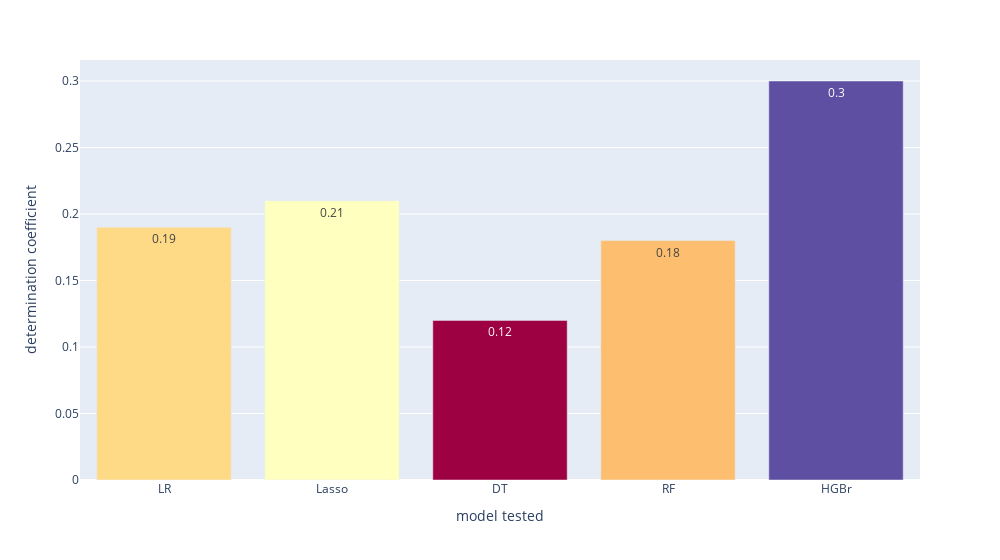

Here is the notebook cell this chart was saved with:
### Code cell
ps = px.bar(x="simple_name", y = "Score", data_frame=desc.loc[desc["Target"] == "Growth",:],
             labels={"simple_name":"model tested", "Score":"determination coefficient"},
             category_orders={"simple_name": ["LR", "Lasso", "DT", "RF", "HGBr"]},
             hover_data=['Score'], color='Score', color_continuous_scale='Spectral',
             text_auto=True, width=1000)
ps.update_coloraxes(showscale=False)
ps.update(layout_showlegend=False)
ps.show()

### Figure 1 — Plotly figure (JSON) as saved in the notebook; plotly's stock layout.template omitted (floating-point values rounded to 4 significant figures)
{"data": [{"alignmentgroup": "True", "hovertemplate": "model tested=%{x}<br>determination coefficient=%{marker.color}<extra></extra>", "legendgroup": "", "marker": {"color": [0.3, 0.19, 0.18, 0.12, 0.21], "coloraxis": "coloraxis", "pattern": {"shape": ""}}, "name": "", "offsetgroup": "", "orientation": "v", "showlegend": false, "textposition": "auto", "texttemplate": "%{y}", "type": "bar", "x": ["HGBr", "LR", "RF", "DT", "Lasso"], "xaxis": "x", "y": [0.3, 0.19, 0.18, 0.12, 0.21], "yaxis": "y"}], "layout": {"barmode": "relative", "coloraxis": {"colorbar": {"title": {"text": "determination coefficient"}}, "colorscale": [[0, "rgb(158,1,66)"], [0.1, "rgb(213,62,79)"], [0.2, "rgb(244,109,67)"], [0.3, "rgb(253,174,97)"], [0.4, "rgb(254,224,139)"], [0.5, "rgb(255,255,191)"], [0.6, "rgb(230,245,152)"], [0.7, "rgb(171,221,164)"], [0.8, "rgb(102,194,165)"], [0.9, "rgb(50,136,189)"], [1, "rgb(94,79,162)"]], "showscale": false}, "legend": {"tracegroupgap": 0}, "margin": {"t": 60}, "showlegend": false, "width": 1000, "xaxis": {"anchor": "y", "categoryarray": ["LR", "Lasso", "DT", "RF", "HGBr"], "categoryorder": "array", "domain": [0, 1], "title": {"text": "model tested"}}, "yaxis": {"anchor": "x", "domain": [0, 1], "title": {"text": "determination coefficient"}}}}
